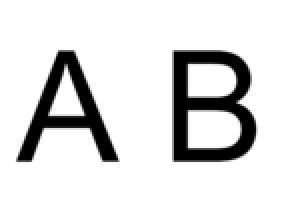
#> input picture spring-22/CSE573-CVIP/OCR/2.png, 141 x 102 px, given in place of test_img.jpg, which was not available (shown 2 times larger)
$ jupyter execute --allow-errors notebook.ipynb
#> lines starting #> are read from the running program, lines starting #| are printed output that depends on the picture; pictures that were not available may be replaced by others from this repository, and a replacement may not be noted
[cell 1]
import sys
import json
import os
import glob
from collections import defaultdict
import heapq

import cv2
import matplotlib.pyplot as plt
import numpy as np
from scipy.spatial.distance import *

sys.setrecursionlimit(10**6)

[cell 2]
BASE_PATH = '/Users/vinay/ub/spring-22/CSE573-CVIP/OCR/data'

[cell 3]
sift = cv2.SIFT_create()
orb = cv2.ORB_create()

[cell 4]
# [5 lines left out: function groundtruth, not called in this run]

[cell 5]
def read_image(img_path, show=False):
    """Reads an image into memory as a grayscale array.
    """
    img = cv2.imread(img_path, cv2.IMREAD_GRAYSCALE)

    if show:
        show_image(img)

    return img

[cell 6]
# [5 lines left out: function merge_ch, not called in this run]

[cell 7]
# [12 lines left out: function threshold, not called in this run]

[cell 8]
class Recognition:
    def __init__(self, matcher, measure=None, n=50):
        self.matcher = matcher
        self.bf = cv2.BFMatcher()
        self.n = n

    # [18 lines left out: function match, not called in this run]

recog_sift = Recognition(sift, n=50)
recog_orb = Recognition(orb, n=10)

[cell 9]
def n_cross_corr(a, b):
    return correlation(a, b)

[cell 10]
def get_neighbours(k):
    neighbours = [
        [1, 0],
        [0, 1],
        [-1, 0],
        [0, -1],
    ]
    if k == 8:
        diag_neighbours = [
            [-1, -1],
            [1, 1],
            [-1, 1],
            [1, -1]
        ]
        neighbours += diag_neighbours

    return neighbours

def connected_components(arr, p, components, h, foreground, n_dir=8):
    arr = arr.copy()
    height, width = len(arr), len(arr[0])
    visited = set()

    def dfs(i, j, p):
        nonlocal height, width, arr, visited, components
        if i < 0 or i >= height or j < 0 or j >= width or arr[i][j] == -1 or (i, j) in visited:
            return

        visited.add((i, j))
        arr[i][j] = p
        components[p]['left'] = min(components[p].get('left', float('inf')), i+h)
        components[p]['right'] = max(components[p].get('right', float('-inf')), i+h)
        components[p]['top'] = min(components[p].get('top', float('inf')), j)
        components[p]['bottom'] = max(components[p].get('bottom', float('-inf')), j)
        neighbour_idx = get_neighbours(n_dir)

        for x, y in neighbour_idx:
            dfs(i+x, j+y, p)

    for j in range(width):
        for i in range(height):
            if arr[i][j] == foreground and (i, j) not in visited:
                dfs(i, j, p)
                p += 1

    return p

[cell 11]
def get_component(components, idx, img, show=False):
    component = components[idx]
    left, right = component['left'], component['right']
    top, bottom = component['top'], component['bottom']
    image = img[left:right+1, top:bottom+1]
    if show:
        _ = plt.imshow(image, cmap='gray')

    return (left, top, right-left+1, bottom-top+1), image

[cell 12]
# [5 lines left out: function gaussian_kernel, not called in this run]

[cell 13]
# [18 lines left out: function convolve, not called in this run]

[cell 14]
# [15 lines left out: function gaussian_pyramid, not called in this run]

[cell 15]
def otsu(image, *args, **kwargs):
    pixel_number = image.shape[0] * image.shape[1]
    mean_weight = 1.0 / pixel_number
    his, bins = np.histogram(image, np.arange(0, 257))
    final_thresh = -1
    final_value = -1
    intensity_arr = np.arange(256)

    for t in bins[1:-1]:
        pcb = np.sum(his[:t])
        pcf = np.sum(his[t:])
        Wb = pcb * mean_weight
        Wf = pcf * mean_weight

        mub = np.sum(intensity_arr[:t] * his[:t]) / float(pcb)
        muf = np.sum(intensity_arr[t:] * his[t:]) / float(pcf)

        value = Wb * Wf * (mub - muf) ** 2

        if value > final_value:
            final_thresh = t
            final_value = value

    output = image.copy()
    output[image > final_thresh] = 255
    output[image < final_thresh] = 0

    return output

[cell 16]
# [15 lines left out: function expand, not called in this run]

[cell 17]
def extract_features(image, detector):
    keypoints, desc = detector.detectAndCompute(image, None)
    return keypoints, desc

[cell 18]
def sim_cosine(a, b):
    cos_sim = np.dot(a, b) / (np.linalg.norm(a) * np.linalg.norm(b))
    return cos_sim

[cell 19]
def norm_l2(a, b):
    return np.linalg.norm(np.asarray(a)-np.asarray(b))

[cell 20]
class Matcher:
    # [4 lines left out: function __init__, not called in this run]

[cell 21]
# [9 lines left out: function g_noise, not called in this run]

[cell 22]
# [19 lines left out: function matcher, not called in this run]

[cell 23]
# [19 lines left out: function matcher, not called in this run]

[cell 24]
# apply Sauvola local adaptive thresholding
img = cv2.imread(f'{BASE_PATH}/test_img.jpg', cv2.IMREAD_GRAYSCALE)
#> img is the input picture: shape (102, 141); min 0, max 255, mean 217.1
bin_img = otsu(img, 100)
#> in otsu, `his, bins = np.histogram(image, np.arange(0, 257))`: his = 256 values, max 11713 at index 255, min 0 at index 41, mean 56.18; bins = 257 values from 0 to 256
#> the loop in otsu, `for t in bins[1:-1]:` made 255 passes
#> (pcb, pcf, Wb, Wf, mub, muf, value, final_value) on passes 1 to 12: (1618, 12764, 0.113, 0.887, 0, 244.6, 5975.6, 5975.6), (1647, 12735, 0.115, 0.885, 0.0176, 245.2, 6095.5, 6095.5), (1655, 12727, 0.115, 0.885, 0.0272, 245.3, 6128.4, 6128.4), (1663, 12719, 0.116, 0.884, 0.0415, 245.5, 6161.1, 6161.1), (1670, 12712, 0.116, 0.884, 0.0581, 245.6, 6189.5, 6189.5), (1673, 12709, 0.116, 0.884, 0.0669, 245.7, 6201.6, 6201.6), (1683, 12699, 0.117, 0.883, 0.102, 245.9, 6241.5, 6241.5), (1685, 12697, 0.117, 0.883, 0.11, 245.9, 6249.5, 6249.5), (1696, 12686, 0.118, 0.882, 0.162, 246.1, 6292.8, 6292.8), (1699, 12683, 0.118, 0.882, 0.177, 246.2, 6304.5, 6304.5), (1706, 12676, 0.119, 0.881, 0.217, 246.3, 6331.6, 6331.6), (1721, 12661, 0.12, 0.88, 0.311, 246.6, 6389.3, 6389.3)
#> (pcb, pcf, Wb, Wf, mub, muf, value) on passes 42, 58, 60: (1855, 12527, 0.129, 0.871, 2.16, 248.9, 6842.3), (1937, 12445, 0.135, 0.865, 4.18, 250.3, 7057.4), (1940, 12442, 0.135, 0.865, 4.26, 250.3, 7064.5)
#> in otsu, `output[image < final_thresh] = 0`:
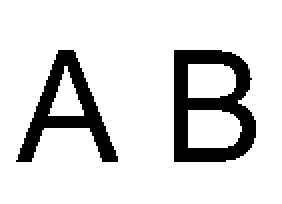
#> output: shape (102, 141) (shown 2 times larger); min 0, max 255, mean 216.9
plt.figure(figsize=(10, 12))
_ = plt.imshow(bin_img, cmap='gray')

[cell 25]
# apply Sauvola local adaptive thresholding
img = cv2.imread(f'{BASE_PATH}/alphabets.png', cv2.IMREAD_GRAYSCALE)
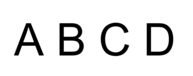
#> input picture spring-22/CSE573-CVIP/OCR/4.png, 193 x 76 px, given in place of alphabets.png, which was not available
#> img is the input picture: shape (76, 193); min 0, max 255, mean 230.7
h, w = img.shape
# img = cv2.resize(img, (int(w*0.5), int(h*0.5)))
bin_img = otsu(img, 100)
#> in otsu (call 2), `output[image < final_thresh] = 0`:
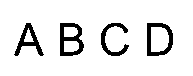
#> output: shape (76, 193); min 0, max 255, mean 230.5
plt.figure(figsize=(10, 12))
_ = plt.imshow(bin_img, cmap='gray')

[cell 26]
# bin_img = expand(bin_img, 2)
heights = []
k = 0
components = defaultdict(dict)
flag = True
p = 0
h, w = bin_img.shape
bimg = bin_img.copy().astype(np.int16)

for i in range(h):
    temp = (bimg[i, :] == 0.).any()
    if temp == flag:
        if flag:
            heights.append([i, i])
        else:
            heights[-1][1] = i
        flag = not flag

for i in range(h):
    for j in range(w):
        if bimg[i][j] == 255:
            bimg[i][j] = -1

for h1, h2 in heights:
    p = connected_components(
        bimg[h1:h2+1, :],
        p,
        components,
        h1,
        foreground=0,
    )
#> this loop made 1 pass
#> (h1, h2) on pass 1: (23, 56)

[cell 27]
components.keys()

[cell 28]
for n_component in components:
    _, ch_img = get_component(components, n_component, img)
    s = cv2.imwrite(f'{BASE_PATH}/alphabets/{n_component}.png', ch_img)
#> this loop made 4 passes
#> pass 1, in get_component, `image = img[left:right+1, top:bottom+1]`:
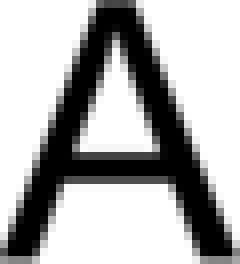
#> image: shape (33, 30) (shown 8 times larger); min 0, max 255, mean 175.1
#> pass 2, in get_component (call 2), `image = img[left:right+1, top:bottom+1]`:
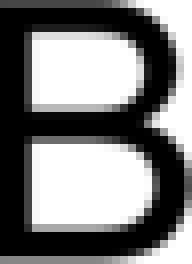
#> image: shape (33, 24) (shown 8 times larger); min 0, max 255, mean 126.9
#> pass 3, in get_component (call 3), `image = img[left:right+1, top:bottom+1]`:
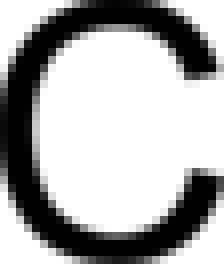
#> image: shape (33, 28) (shown 8 times larger); min 0, max 255, mean 173.4

[cell 29]
def crop(image):
    h, w = image.shape
    for l in range(w):
        if (image[:, l] == 0).any():
            break

    for r in range(w-1, -1, -1):
        if (image[:, r] == 0).any():
            break

    for t in range(h):
        if (image[t, :] == 0).any():
            break

    for b in range(h-1, -1, -1):
        if (image[b, :] == 0).any():
            break

    return image[t:b+1, l:r+1]

[cell 30]
def resize_to(image, new_w, new_h):
    output = cv2.resize(image, (new_w, new_h))
    return output

#> (a cell that did not finish here is left out)

#> (a cell that did not finish here is left out)

[cell 33]
temp2 = np.zeros((128, 128))
plt.imshow(temp2, cmap='gray')
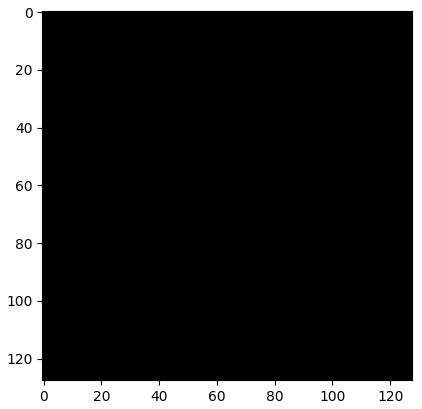
#> figure drawn by matplotlib, 1 panel

#> (a cell that did not finish here is left out)

[cell 35]
(abs(temp2 - temp)).sum()
#> Out = 0

[cell 36]
plt.imshow(abs(temp2 - temp), cmap='gray')

#> (a cell that did not finish here is left out)

[cell 38]
plt.imshow(np.pad(temp2, 20, constant_values=255.0), cmap='gray')
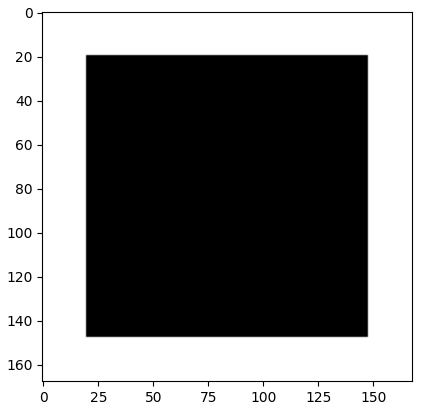
#> figure drawn by matplotlib, 1 panel

[cell 39]
plt.imshow(crop(temp2), cmap='gray')

#> (a cell that did not finish here is left out)

#> (a cell that did not finish here is left out)

#> (a cell that did not finish here is left out)

[cell 43]
all_character_imgs = glob.glob(f'{BASE_PATH}/characters/' + "/*")
characters = {}

for each_character in all_character_imgs:
    character_name = "{}".format(os.path.split(each_character)[-1].split('.')[0])
    characters[character_name] = read_image(each_character, show=False)
